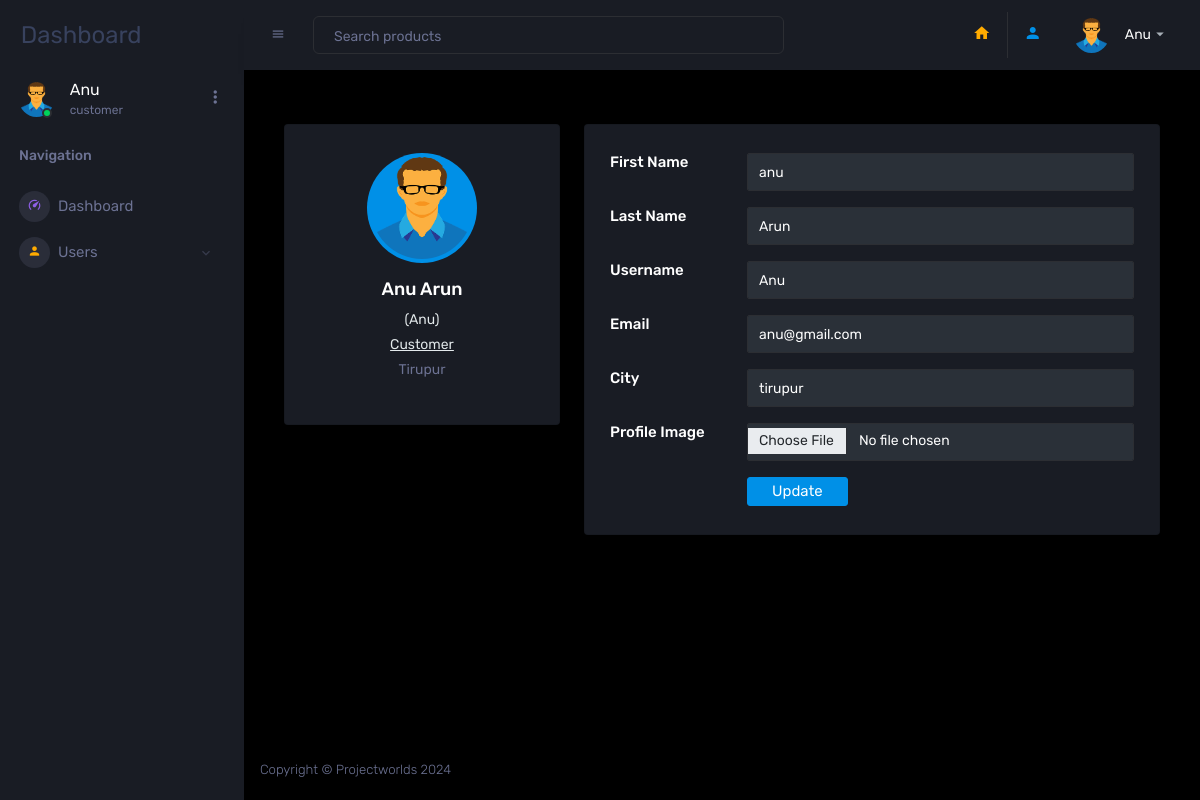
Screenshot of /user/profile/2/c/ (signed in) with the database file from the repository.
### users/models.py (models this page shows, shortened)
class MyUser(AbstractUser):
    city = models.CharField(max_length=255)
    user_type = models.CharField(max_length=255, choices=(('admin', 'Admin'),
                                                          ('customer', 'Customer')))

class Profile(models.Model):
    user = models.OneToOneField(MyUser, on_delete=models.CASCADE)
    image = models.ImageField(default='default.webp', upload_to='images/profile/', null=True, blank=True)

### users/views.py (the view, shortened to what this page needs)
# urls.py: path('user/profile/<int:pk>/c/', views.UserProfile.as_view(), name='profile'),
class UserProfile(LoginRequiredMixin, UpdateView):
    def get(self, request, **kwargs):
        user = request.user
        data = MyUser.objects.get(id=user.id)
        c_form = CustomerUpdateForm(instance=user)
        p_form = CustomerProfileForm(instance=user.profile)
        context = {
            'data': data,
            'c_form': c_form,
            'p_form': p_form,
        }
        return render(request, 'users/profile.html', context)

### users/forms.py
class CustomerUpdateForm(forms.ModelForm):
    class Meta:
        model = MyUser
        fields = ('first_name', 'last_name', 'username', 'email', 'city',)
        widgets = {
            'first_name': forms.TextInput(attrs={'class': 'form-control'}),
            'last_name': forms.TextInput(attrs={'class': 'form-control'}),
            'username': forms.TextInput(attrs={'class': 'form-control'}),
            'email': forms.TextInput(attrs={'type': 'email', 'class': 'form-control'}),
            'city': forms.TextInput(attrs={'class': 'form-control'}),
        }

class CustomerProfileForm(forms.ModelForm):
    class Meta:
        model = Profile
        fields = ('image',)
        widgets = {
            'image': forms.FileInput(attrs={'type': 'file', 'class': 'form-control'}),
        }

### templates/users/profile.html (shortened to what this page needs)
{% extends 'base.html' %}
{% load static %}
{% block content %}
<div class="container">
    <div class="main-body">
        <div class="row">
            <div class="col-lg-4">
                <div class="card">
                    <div class="card-body">
                        <div class="d-flex flex-column align-items-center text-center">
                            <img alt="Admin" class="rounded-circle p-1 bg-primary" src="{{ data.profile.image.url }}" width="110" height="110">
                            <div class="mt-3">
                                <h4>{{ data.first_name | capfirst }} {{ data.last_name | capfirst }}</h4>
                                <p class="text-secondary mb-1">({{ data.username | capfirst }})</p>
                                <p class="text-secondary mb-1"><u>{{ data.user_type | capfirst }}</u></p>
                                <p class="text-muted font-size-sm">{{ data.city | capfirst }}</p>
                            </div>
                        </div>
                    </div>
                </div>
            </div>
            <div class="col-lg-8">
                <div class="card">
                    <div class="card-body">
                        <form method="post" enctype="multipart/form-data">
                            <div class="row mb-3">
                                <div class="col-sm-3">
                                    <h6 class="mb-0">First Name</h6>
                                </div>
                                <div class="col-sm-9 text-secondary">
                                    {{ c_form.first_name }}
                                </div>
                            </div>
                            <div class="row mb-3">
                                <div class="col-sm-3">
                                    <h6 class="mb-0">Last Name</h6>
                                </div>
                                <div class="col-sm-9 text-secondary">
                                    {{ c_form.last_name }}
                                </div>
                            </div>
                            <div class="row mb-3">
                                <div class="col-sm-3">
                                    <h6 class="mb-0">Username</h6>
                                </div>
                                <div class="col-sm-9 text-secondary">
                                    {{ c_form.username }}
                                </div>
                            </div>
                            <div class="row mb-3">
                                <div class="col-sm-3">
                                    <h6 class="mb-0">Email</h6>
                                </div>
                                <div class="col-sm-9 text-secondary">
                                    {{ c_form.email }}
                                </div>
                            </div>
                            <div class="row mb-3">
                                <div class="col-sm-3">
                                    <h6 class="mb-0">City</h6>
                                </div>
                                <div class="col-sm-9 text-secondary">
                                    {{ c_form.city }}
                                </div>
                            </div>
                            <div class="row mb-3">
                                <div class="col-sm-3">
                                    <h6 class="mb-0">Profile Image</h6>
                                </div>
                                <div class="col-sm-9 text-secondary">
                                    {{ p_form.image }}
                                </div>
                            </div>
                            <div class="row">
                                <div class="col-sm-3"></div>
                                <div class="col-sm-9 text-secondary">
                                    <input class="btn btn-primary px-4" type="submit" value="Update">
                                </div>
                            </div>
                        </form>
                    </div>
                </div>
            </div>
        </div>
    </div>
</div>
{% endblock content %}

### templates/base.html (shortened to what this page needs)
<!DOCTYPE html>
{% load static %}
<html lang="en">
<head>
    <link rel="stylesheet" href="https://cdnjs.cloudflare.com/ajax/libs/font-awesome/6.2.1/css/all.min.css">
    <link rel="stylesheet" href="https://cdn.jsdelivr.net/npm/bootstrap@5.2.3/dist/css/bootstrap.min.css">
    <link href="{% static 'assets/vendors/mdi/css/materialdesignicons.min.css' %}" rel="stylesheet">
    <link href="{% static 'assets/vendors/css/vendor.bundle.base.css' %}" rel="stylesheet">
    <link href="{% static 'assets/vendors/jvectormap/jquery-jvectormap.css' %}" rel="stylesheet">
    <link href="{% static 'assets/vendors/flag-icon-css/css/flag-icon.min.css' %}" rel="stylesheet">
    <link href="{% static 'assets/vendors/owl-carousel-2/owl.carousel.min.css' %}" rel="stylesheet">
    <link href="{% static 'assets/vendors/owl-carousel-2/owl.theme.default.min.css' %}" rel="stylesheet">
    <link href="{% static 'assets/css/style.css' %}" rel="stylesheet">
</head>
<body>
<div class="container-scroller">
    {% include 'partials/sidebar.html' %}
    <div class="container-fluid page-body-wrapper">
        {% include 'partials/navbar.html' %}
        <div class="main-panel">
            <div class="content-wrapper">
                {% block content %} {% endblock content %}
            </div>
            {% include 'partials/footer.html' %}
        </div>
    </div>
</div>
</body>
</html>

### templates/partials/sidebar.html (shortened to what this page needs)
{% load static %}
<nav class="sidebar sidebar-offcanvas" id="sidebar">
    <div class="sidebar-brand-wrapper d-none d-lg-flex align-items-center justify-content-center fixed-top">
        <a class="sidebar-brand brand-logo" href="{% url 'user_app:home' %}" class="preview-subject ellipsis mb-1 text-small">Dashboard</a>
    </div>
    <ul class="nav">
        <li class="nav-item profile">
            <div class="profile-desc">
                <div class="profile-pic">
                    <div class="count-indicator">
                        <img alt="" class="img-xs rounded-circle " src="{{ user.profile.image.url }}">
                        <span class="count bg-success"></span>
                    </div>
                    <div class="profile-name">
                        <h5 class="mb-0 font-weight-normal">{{ user.username | capfirst }}</h5>
                        <span>{{ user.user_type }}</span>
                    </div>
                </div>
                <a data-toggle="dropdown" href="#" id="profile-dropdown"><i class="mdi mdi-dots-vertical"></i></a>
            </div>
        </li>
        <li class="nav-item nav-category">
            <span class="nav-link">Navigation</span>
        </li>
        <li class="nav-item menu-items">
            <a class="nav-link" href="{% url 'user_app:home' %}">
              <span class="menu-icon">
                <i class="mdi mdi-speedometer"></i>
              </span>
                <span class="menu-title">Dashboard</span>
            </a>
        </li>
        <li class="nav-item menu-items">
            <a aria-controls="ui-basic" aria-expanded="false" class="nav-link" data-toggle="collapse" href="#ui-basic">
              <span class="menu-icon">
                <i class="mdi mdi-account"></i>
              </span>
                <span class="menu-title">Users</span>
                <i class="menu-arrow"></i>
            </a>
        </li>
    </ul>
</nav>

### templates/partials/navbar.html (shortened to what this page needs)
{% load static %}
<nav class="navbar p-0 fixed-top d-flex flex-row">
    <div class="navbar-menu-wrapper flex-grow d-flex align-items-stretch">
        <button class="navbar-toggler navbar-toggler align-self-center" data-toggle="minimize" type="button">
            <span class="mdi mdi-menu"></span>
        </button>
        <ul class="navbar-nav w-100">
            <li class="nav-item w-100">
                <form class="nav-link mt-2 mt-md-0 d-none d-lg-flex search">
                    <input class="form-control" placeholder="Search products" type="text">
                </form>
            </li>
        </ul>
        <ul class="navbar-nav navbar-nav-right">
            <li class="nav-item nav-settings d-none d-lg-block">
                <a class="nav-link" href="{% url 'user_app:home' %}">
                    <i class="mdi mdi-home text-warning"></i>
                </a>
            </li>
            <li class="nav-item nav-settings d-none d-lg-block border-left">
                <a class="nav-link" href="{% url 'user_app:profile' user.id %}">
                    <i class="mdi mdi-account text-primary"></i>
                </a>
            </li>
            <li class="nav-item dropdown">
                <a class="nav-link" data-toggle="dropdown" href="#" id="profileDropdown">
                    <div class="navbar-profile">
                        <img alt="" class="img-xs rounded-circle" src="{{ user.profile.image.url }}">
                        <p class="mb-0 d-none d-sm-block navbar-profile-name">{{ user.username | capfirst }}</p>
                        <i class="mdi mdi-menu-down d-none d-sm-block"></i>
                    </div>
                </a>
            </li>
        </ul>
    </div>
</nav>

### templates/partials/footer.html
<footer class="footer">
    <div class="d-sm-flex justify-content-center justify-content-sm-between">
        <span class="text-muted d-block text-center text-sm-left d-sm-inline-block">Copyright © Projectworlds 2024</span>
    </div>
</footer>

### rows the page displays
MyUser: profile.image (placeholder picture), username "Anu", user_type "customer", first_name "Anu", last_name "Arun", user_type "Customer", city "Tirupur", first_name "anu", email "anu@gmail.com", city "tirupur"
